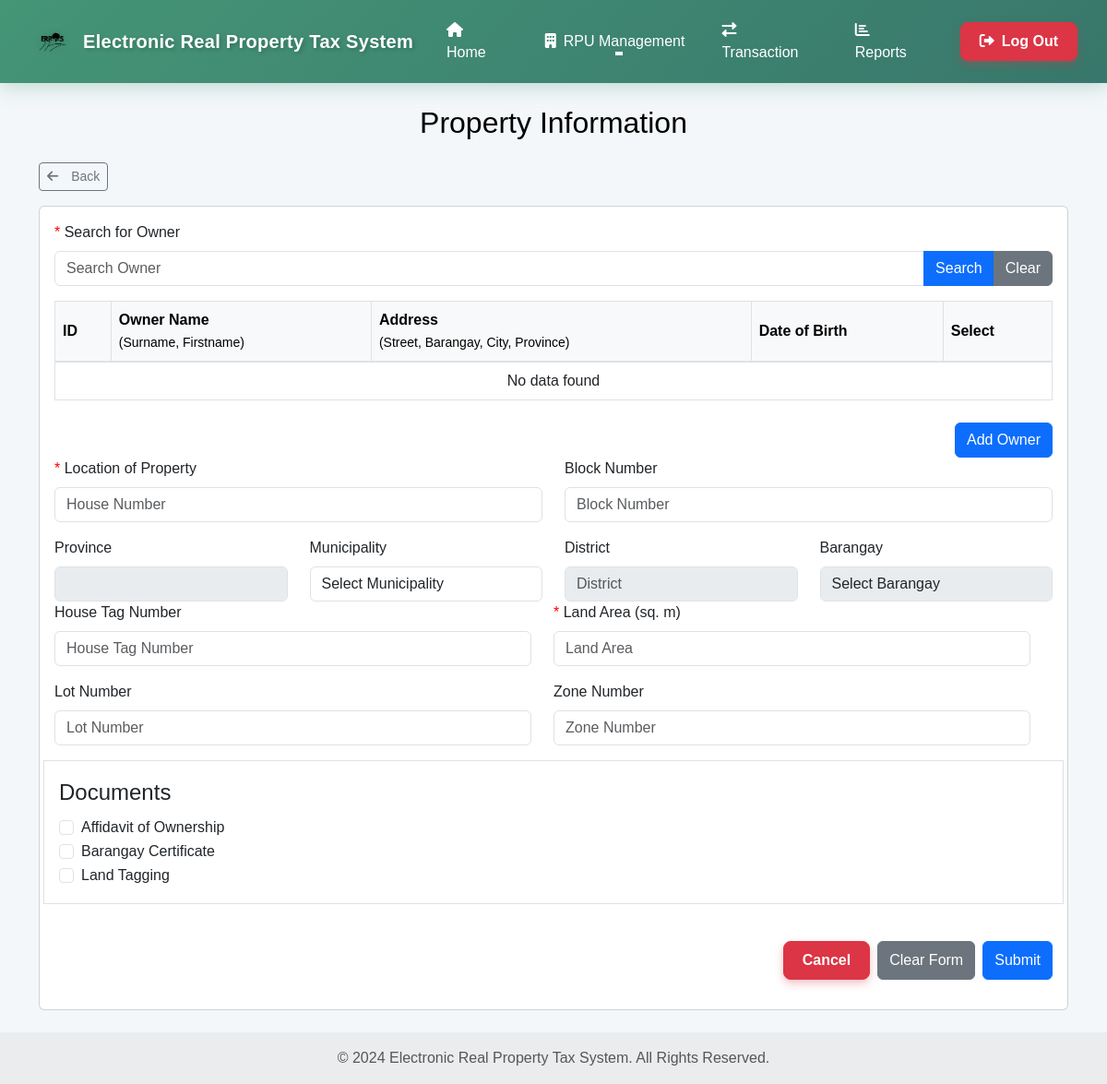
The app's page /Add-New-Real-Property-Unit.php, older data.
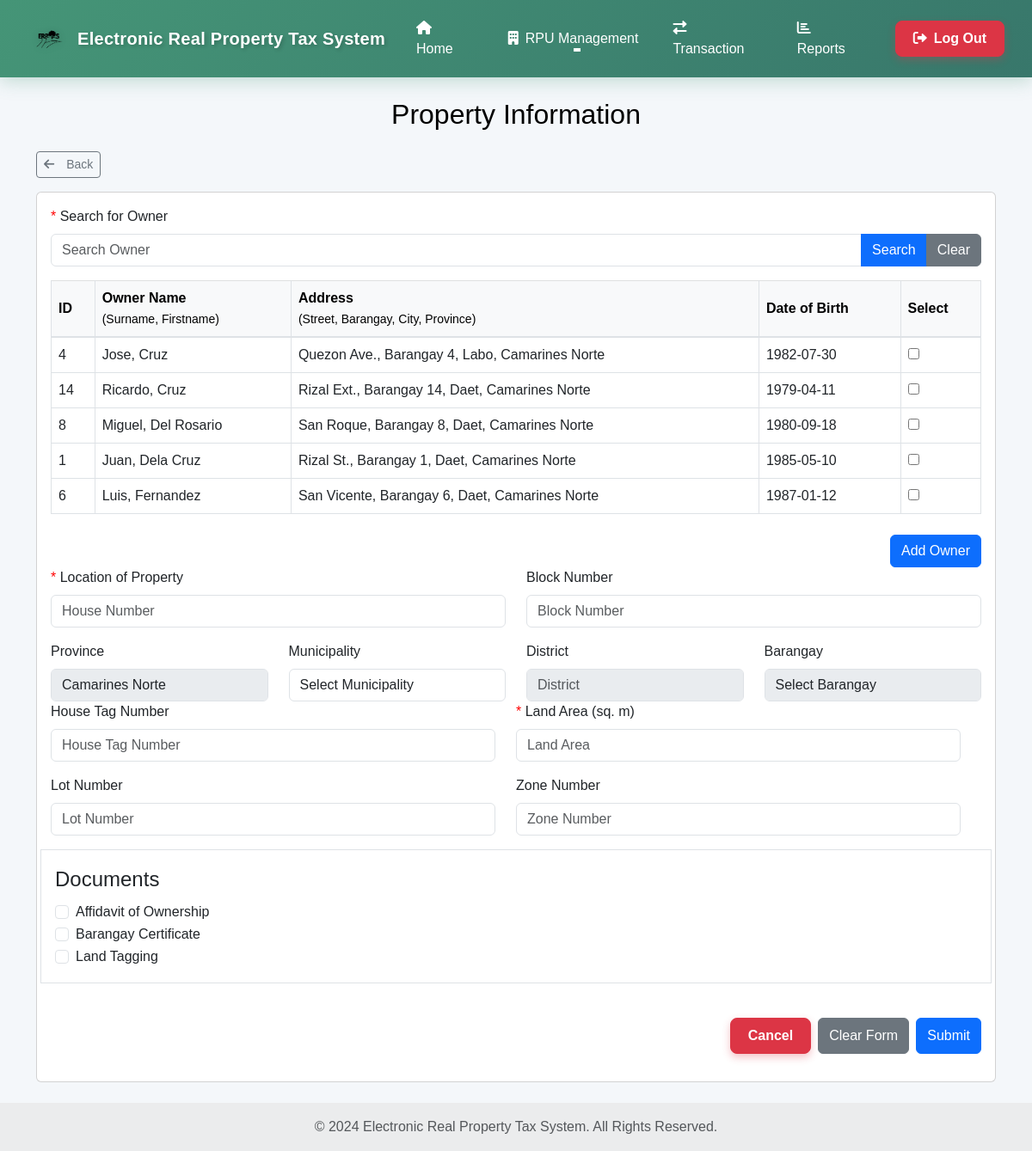
The same page, newer data.
### tables this page shows
CREATE TABLE `owners_tb` (
  `own_id` int(30) NOT NULL,
  `own_fname` varchar(20) NOT NULL,
  `own_mname` varchar(20) NOT NULL,
  `own_surname` varchar(20) NOT NULL,
  `owner_type` enum('individual','company') DEFAULT 'individual',
  `company_name` varchar(100) DEFAULT NULL,
  `created_by` int(11) DEFAULT NULL,
  `updated_by` int(11) DEFAULT NULL,
  `created_at_owner` timestamp NOT NULL DEFAULT current_timestamp(),
  `updated_at_owner` timestamp NOT NULL DEFAULT current_timestamp() ON UPDATE current_timestamp(),
  `date_birth` date DEFAULT NULL,
  `tin_no` int(20) NOT NULL,
  `house_no` varchar(20) NOT NULL,
  `street` varchar(30) NOT NULL,
  `barangay` varchar(30) NOT NULL,
  `district` varchar(20) NOT NULL,
  `city` varchar(20) NOT NULL,
  `province` varchar(20) NOT NULL,
  `own_info` varchar(70) NOT NULL
);

### Add-New-Real-Property-Unit.php (the view, shortened to what the changed rows need)
<!doctype html>
<html lang="en">
<head>
  <link rel="stylesheet" href="https://cdnjs.cloudflare.com/ajax/libs/font-awesome/5.15.4/css/all.min.css">
  <link rel="stylesheet" href="https://cdn.jsdelivr.net/npm/bootstrap@4.1.3/dist/css/bootstrap.min.css"
>
  <link href="https://cdn.jsdelivr.net/npm/bootstrap@5.3.2/dist/css/bootstrap.min.css" rel="stylesheet">
  <link href="https://cdn.jsdelivr.net/npm/bootstrap@5.3.0-alpha1/dist/css/bootstrap.min.css" rel="stylesheet"
>
  <link rel="stylesheet" href="https://cdnjs.cloudflare.com/ajax/libs/font-awesome/6.0.0/css/all.min.css">
  <link rel="stylesheet" href="main_layout.css">
  <link rel="stylesheet" href="header.css">
  <link rel="stylesheet" href="Home.css">
</head>
<body>
  <div>
    <section class="text-center my-4">
      <h2 class="text-black">Property Information</h2>
    </section>
    <section class="container my-4">
      <div class="card">
        <div class="card-body">
          <table class="table table-bordered mb-3 text-start">
            <thead class="table-light">
              <tr>
                <th class="align-middle">ID</th>
                <th class="align-middle">Owner Name<br><small>(Surname, Firstname)</small></th>
                <th class="align-middle">Address<br><small>(Street, Barangay, City, Province)</small></th>
                <th class="align-middle">Date of Birth</th>
                <th class="align-middle">Select</th>
              </tr>
            </thead>
            <tbody id="resultsBody">
              <?php
              $conn = Database::getInstance();
              $stmt = $conn->prepare("
    SELECT own_id, own_fname, own_surname, street, barangay, city, province, date_birth
    FROM owners_tb
    ORDER BY own_surname ASC, own_fname ASC
    LIMIT 5
");
              $stmt->execute();
              $result = $stmt->get_result();
              if ($result && $result->num_rows > 0) {
                while ($row = $result->fetch_assoc()) {
                  $ownerId = htmlspecialchars($row['own_id'], ENT_QUOTES);
                  $fullName = htmlspecialchars($row['own_fname'] . ', ' . $row['own_surname'], ENT_QUOTES);
                  $address = htmlspecialchars($row['street'] . ', ' . $row['barangay'] . ', ' . $row['city'] . ', ' . $row['province'], ENT_QUOTES);
                  $date = !empty($row['date_birth'])
                    ? htmlspecialchars($row['date_birth'], ENT_QUOTES)
                    : '—';
                  echo "<tr>";
                  echo "<td class='align-middle'>{$ownerId}</td>";
                  echo "<td class='align-middle'>{$fullName}</td>";
                  echo "<td class='align-middle'>{$address}</td>";
                  echo "<td class='align-middle'>{$date}</td>";
                  echo "<td class='align-middle'><input type='checkbox' name='selected_ids[]' value='{$ownerId}'></td>";
                  echo "</tr>";
                }
              } else {
                echo "<tr><td colspan='5' class='text-center'>No data found</td></tr>";
              }
              ?>
            </tbody>
          </table>
          <form action="" id="propertyForm" method="POST" onsubmit="return validateForm();">
            <?php
            $conn = Database::getInstance();
            $stmt = $conn->prepare("SELECT province_id, province_name FROM province");
            $stmt->execute();
            $regions_result = $stmt->get_result();
            ?>
            <div class="row mb-3">
              <div class="col-md-3">
                <label for="province" class="form-label">Province</label>
                <select class="form-control" id="province" name="province_display" disabled>
                  <?php
                  while ($row = $regions_result->fetch_assoc()) {
                    $province_name = htmlspecialchars($row['province_name'], ENT_QUOTES);
                    if (strtolower($province_name) === 'camarines norte') {
                      echo "<option value='$province_name' selected>$province_name</option>";
                    }
                  }
                  ?>
                </select>
              </div>
          </form>
        </div>
      </div>
    </section>
</body>
</html>

Row changes from the older to the newer data that the page shows:
added owners_tb: own_id "4", fullName "Jose, Cruz", address "Quezon Ave., Barangay 4, Labo, Camarines Norte", date_birth "1982-07-30"
added owners_tb: own_id "14", fullName "Ricardo, Cruz", address "Rizal Ext., Barangay 14, Daet, Camarines Norte", date_birth "1979-04-11"
added owners_tb: own_id "8", fullName "Miguel, Del Rosario", address "San Roque, Barangay 8, Daet, Camarines Norte", date_birth "1980-09-18"
added owners_tb: own_id "1", fullName "Juan, Dela Cruz", address "Rizal St., Barangay 1, Daet, Camarines Norte", date_birth "1985-05-10"
added owners_tb: own_id "6", fullName "Luis, Fernandez", address "San Vicente, Barangay 6, Daet, Camarines Norte", date_birth "1987-01-12"
Text that changed along with them:
form field province_display: (not shown) → "Camarines Norte"
text no longer shown: "No data found"
